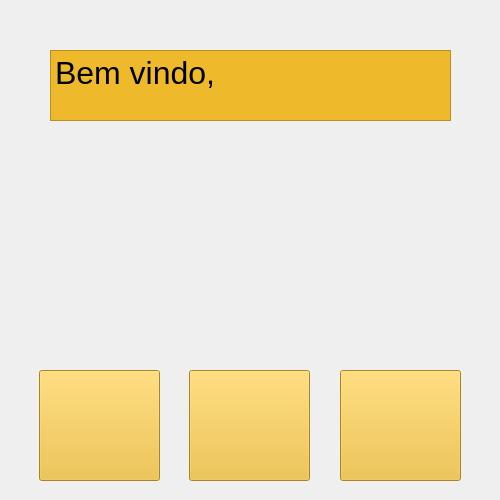
<?xml version="1.0" encoding="UTF-8"?>
<ui version="4.0">
 <class>MainWindow</class>
 <widget class="QMainWindow" name="MainWindow">
  <property name="geometry">
   <rect>
    <x>0</x>
    <y>0</y>
    <width>500</width>
    <height>500</height>
   </rect>
  </property>
  <property name="maximumSize">
   <size>
    <width>500</width>
    <height>500</height>
   </size>
  </property>
  <property name="windowTitle">
   <string>Banco Assemble</string>
  </property>
  <widget class="QWidget" name="centralwidget">
   <widget class="QLabel" name="label">
    <property name="geometry">
     <rect>
      <x>0</x>
      <y>0</y>
      <width>501</width>
      <height>511</height>
     </rect>
    </property>
    <property name="styleSheet">
     <string notr="true">background-image: url(:/Menu Gerente/MenuGerente.png);</string>
    </property>
    <property name="text">
     <string/>
    </property>
   </widget>
   <widget class="QTextBrowser" name="nametext">
    <property name="geometry">
     <rect>
      <x>50</x>
      <y>50</y>
      <width>401</width>
      <height>71</height>
     </rect>
    </property>
    <property name="font">
     <font>
      <pointsize>24</pointsize>
     </font>
    </property>
    <property name="styleSheet">
     <string notr="true">background-color: rgb(238, 186, 43);</string>
    </property>
    <property name="html">
     <string>&lt;!DOCTYPE HTML PUBLIC &quot;-//W3C//DTD HTML 4.0//EN&quot; &quot;http://www.w3.org/TR/REC-html40/strict.dtd&quot;&gt;
&lt;html&gt;&lt;head&gt;&lt;meta name=&quot;qrichtext&quot; content=&quot;1&quot; /&gt;&lt;meta charset=&quot;utf-8&quot; /&gt;&lt;style type=&quot;text/css&quot;&gt;
p, li { white-space: pre-wrap; }
&lt;/style&gt;&lt;/head&gt;&lt;body style=&quot; font-family:'Segoe UI'; font-size:24pt; font-weight:400; font-style:normal;&quot;&gt;
&lt;p style=&quot; margin-top:0px; margin-bottom:0px; margin-left:0px; margin-right:0px; -qt-block-indent:0; text-indent:0px;&quot;&gt;Bem vindo, &lt;/p&gt;&lt;/body&gt;&lt;/html&gt;</string>
    </property>
   </widget>
   <widget class="QPushButton" name="clientcreator">
    <property name="geometry">
     <rect>
      <x>39</x>
      <y>370</y>
      <width>121</width>
      <height>111</height>
     </rect>
    </property>
    <property name="styleSheet">
     <string notr="true">background-color: rgb(238, 186, 43);
background-image: url(:/Menu Gerente/Cliente.png);
</string>
    </property>
    <property name="text">
     <string/>
    </property>
   </widget>
   <widget class="QPushButton" name="clientview">
    <property name="geometry">
     <rect>
      <x>189</x>
      <y>370</y>
      <width>121</width>
      <height>111</height>
     </rect>
    </property>
    <property name="styleSheet">
     <string notr="true">background-color: rgb(238, 186, 43);
background-image: url(:/Menu Gerente/listaclientegerente.png);</string>
    </property>
    <property name="text">
     <string/>
    </property>
   </widget>
   <widget class="QPushButton" name="emprestimo">
    <property name="geometry">
     <rect>
      <x>340</x>
      <y>370</y>
      <width>121</width>
      <height>111</height>
     </rect>
    </property>
    <property name="styleSheet">
     <string notr="true">background-color: rgb(238, 186, 43);
background-image: url(:/Menu Gerente/EmprestimoIcon.png);</string>
    </property>
    <property name="text">
     <string/>
    </property>
   </widget>
  </widget>
 </widget>
 <resources>
  <include location="../Images/Path.qrc"/>
 </resources>
 <connections/>
</ui>
